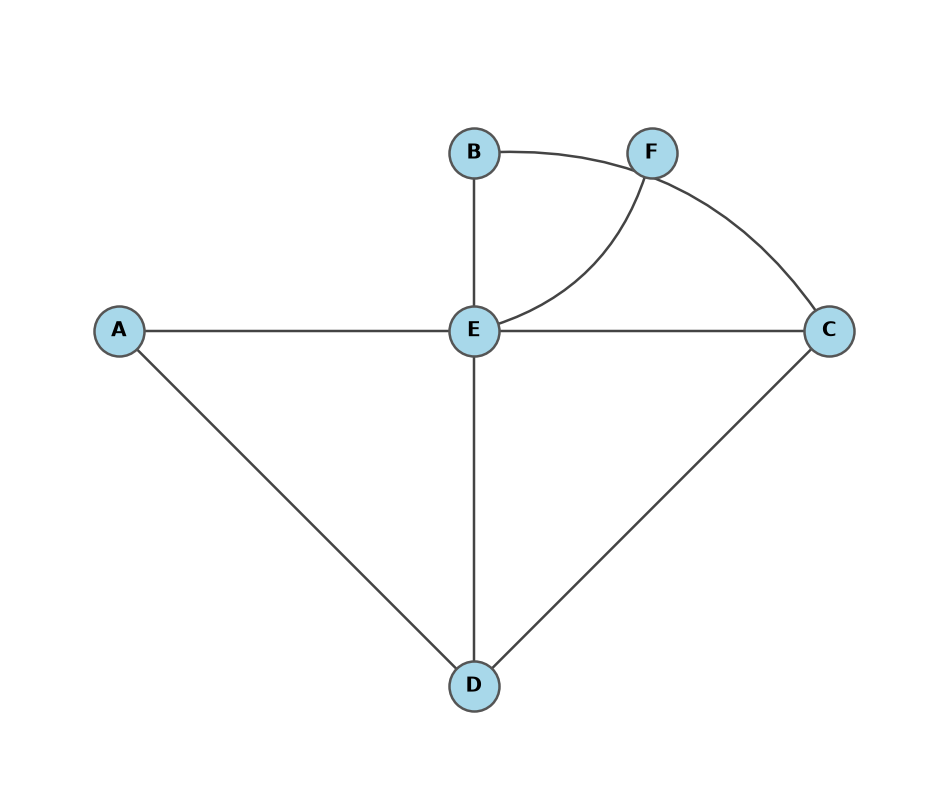

The script that saved this image:
import matplotlib
matplotlib.use('Agg')
import matplotlib.pyplot as plt

def _cross2d(o, u, v):
    return (u[0]-o[0])*(v[1]-o[1]) - (u[1]-o[1])*(v[0]-o[0])

def segments_cross(a, b, c, d):
    if a == c or a == d or b == c or b == d:
        return False
    return (_cross2d(c,d,a) * _cross2d(c,d,b) < 0 and
            _cross2d(a,b,c) * _cross2d(a,b,d) < 0)

nodes = {
    'A': (0, 2), 'B': (2, 3), 'C': (4, 2),
    'D': (2, 0), 'E': (2, 2), 'F': (3, 3)
}
edges = [('E','F'), ('B','C'), ('C','D'), ('D','A'), ('A','E'), ('B','E'), ('C','E'), ('D','E')]

# For each crossing pair, bend the two edges in opposite directions
curvatures = [0.0] * len(edges)
for i in range(len(edges)):
    for j in range(i+1, len(edges)):
        u1, v1 = edges[i]
        u2, v2 = edges[j]
        if segments_cross(nodes[u1], nodes[v1], nodes[u2], nodes[v2]):
            curvatures[i] = 0.3
            curvatures[j] = -0.3

fig, ax = plt.subplots(figsize=(8, 7))

for (u, v), rad in zip(edges, curvatures):
    ax.annotate("", xy=nodes[v], xytext=nodes[u],
                arrowprops=dict(
                    arrowstyle="-",
                    connectionstyle=f"arc3,rad={rad}",
                    color='#444',
                    lw=1.5,
                    shrinkA=14, shrinkB=14,
                ))

for name, (x, y) in nodes.items():
    ax.scatter(x, y, s=900, c='#a8d8ea', zorder=5, linewidths=1.5, edgecolors='#555')
    ax.text(x, y, name, ha='center', va='center', zorder=6, fontsize=12, fontweight='bold')

ax.set_aspect('equal')
ax.axis('off')
ax.set_xlim(-0.6, 4.6)
ax.set_ylim(-0.6, 3.8)
plt.tight_layout()
plt.savefig('graph_fixed.png', dpi=120, bbox_inches='tight')
print('Wrote graph_fixed.png')
